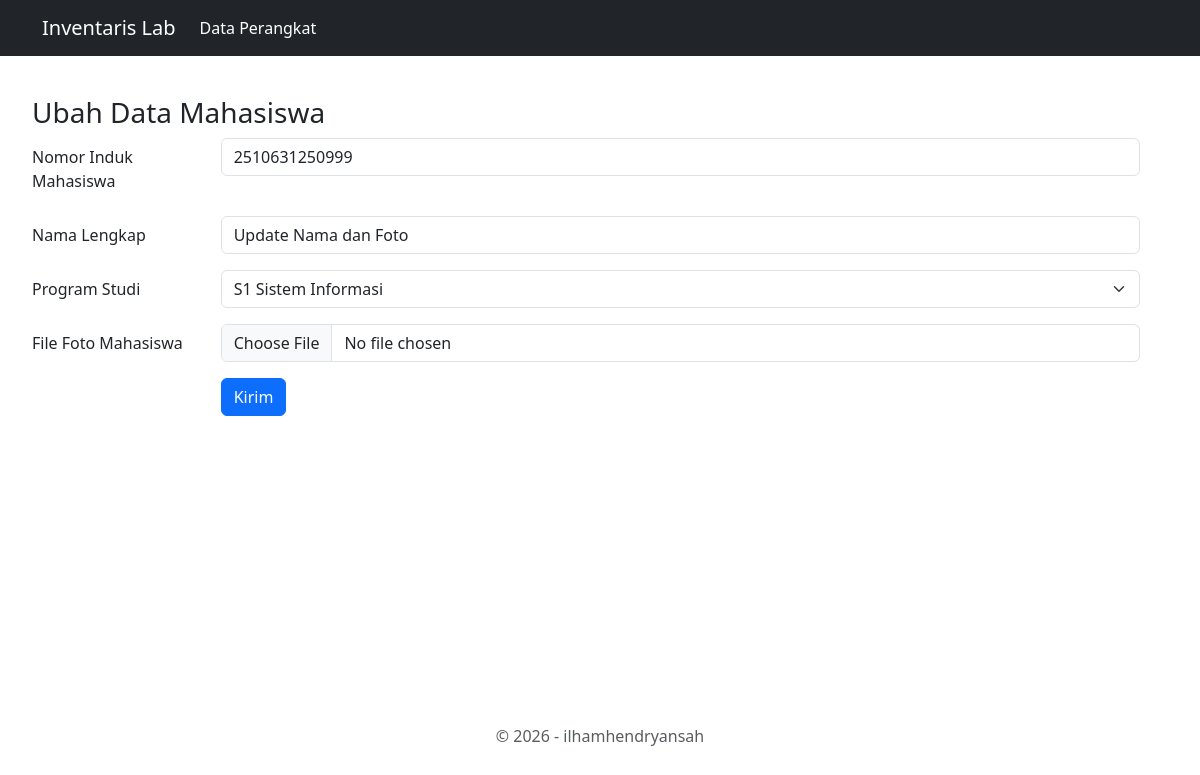
The app's page /modules/mahasiswa/ubah.php?id=1 (signed in) with its own data.
### tables this page shows
CREATE TABLE `mahasiswa` (
  `id` int NOT NULL,
  `nama` varchar(100) DEFAULT NULL,
  `nim` varchar(20) DEFAULT NULL,
  `prodi` varchar(50) DEFAULT NULL,
  `foto` varchar(255) NOT NULL
);

### modules/mahasiswa/ubah.php (the view, shortened to what this page needs)
<?php
    require '../../config/koneksi.php';
    $id = $_GET['id'];
    $sql = "SELECT * FROM mahasiswa WHERE id='$id' LIMIT 1";
    $result = mysqli_query($conn, $sql);
    $row = mysqli_fetch_assoc($result);
?>
<?php include '../../includes/header.php'; ?>
<?php include '../../includes/navbar.php'; ?>
<main class="container p-3 pb-5 m-3 mb-5">
    <h3>Ubah Data Mahasiswa</h3>
    <form action="edit.php" method="post" enctype="multipart/form-data">
        <div class="row mb-3">
            <label for="inputNim" class="col-sm-2 col-form-label">Nomor Induk Mahasiswa</label>
            <div class="col-sm-10">
                <input type="text" class="form-control" id="inputNim" name="nim" minlength="13" maxlength="13" required="required" value="<?=$row['nim']?>">
            </div>
        </div>
        <div class="row mb-3">
            <label for="inputNama" class="col-sm-2 col-form-label">Nama Lengkap</label>
            <div class="col-sm-10">
                <input type="text" class="form-control" id="inputNama" name="nama" maxlength="100" required="required" value="<?=$row['nama']?>">
            </div>
        </div>
        <div class="row mb-3">
            <label for="inputProdi" class="col-sm-2 col-form-label">Program Studi</label>
            <div class="col-sm-10">
                <select class="form-select" id="inputProdi" name="prodi" required="required">
                    <option <?=$row['prodi']=="S1 Sistem Informasi" ? 'selected' : ''?> value="S1 Sistem Informasi">S1 Sistem Informasi</option>
                </select>
            </div>
        </div>
        <div class="row mb-3">
            <label for="inputFoto" class="col-sm-2 col-form-label">File Foto Mahasiswa</label>
            <div class="col-sm-10">
                <input type="file" class="form-control" id="inputFoto" name="foto" minlength="13" maxlength="13">
            </div>
        </div>
        <div class="row mb-3">
            <div class="col-sm-2"></div>
            <div class="col-sm-10">
                <button type="submit" class="btn btn-primary">Kirim</button>
            </div>
        </div>
    </form>
</main>
<?php include '../../includes/footer.php'; ?>

### records on screen
mahasiswa: nim "2510631250999", nama "Update Nama dan Foto", prodi "S1 Sistem Informasi"
